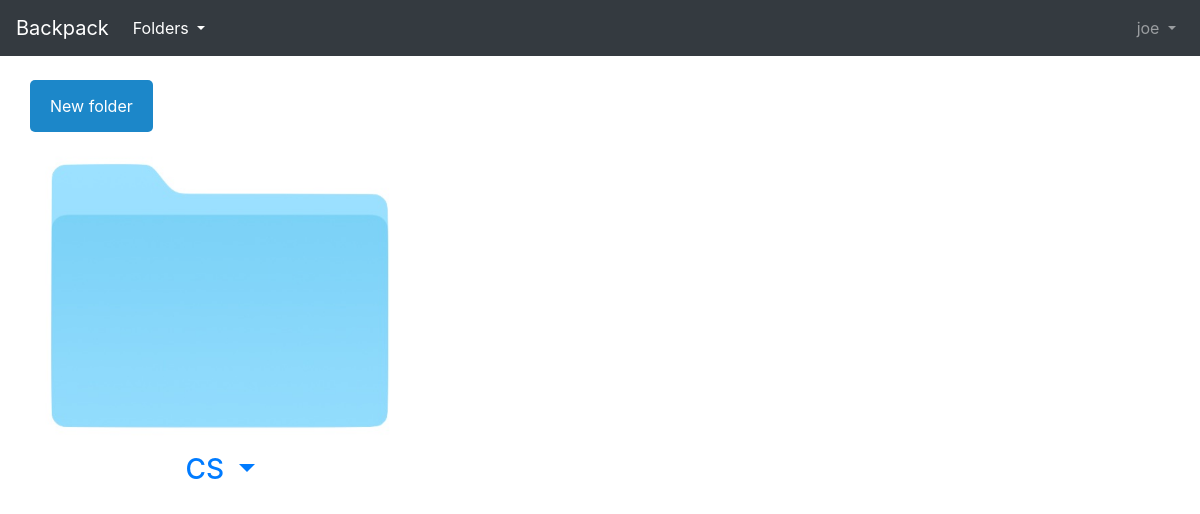
/docs/ (signed in), run on an earlier commit of the app's database.
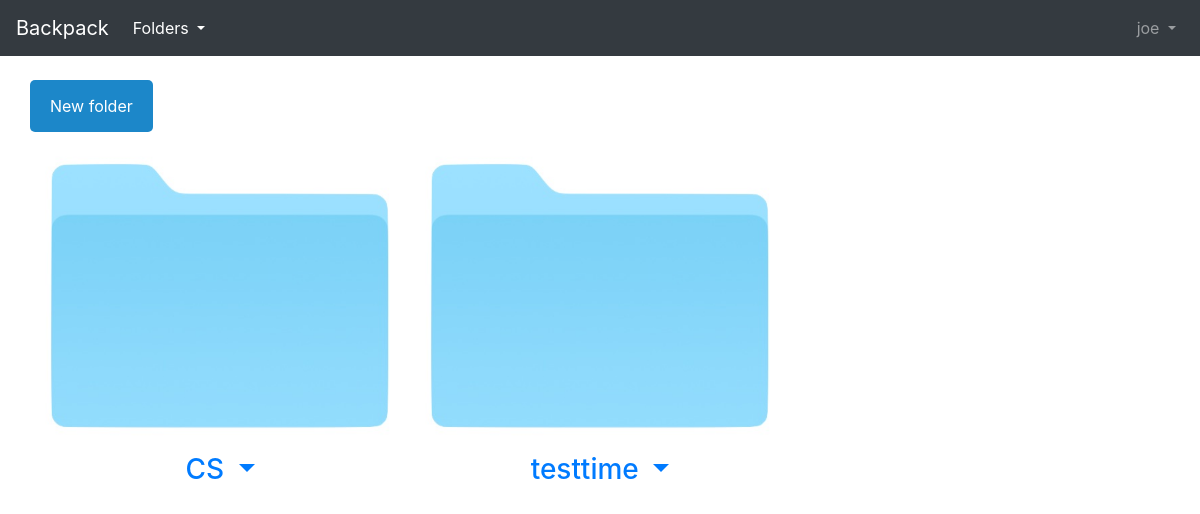
And on a later commit of the database.
### docs/models.py (models this page shows, shortened)
class Folder(models.Model):
    class Meta:
        constraints = [
            models.UniqueConstraint(fields=['title', 'user_owner'], name='unique_folder')
            ]
    id = models.AutoField(primary_key=True)
    title = models.CharField(max_length=100)
    description = models.CharField(max_length=512, blank=True)
    last_access = models.DateTimeField(default=timezone.now)
    user_owner = models.ForeignKey(
                        get_user_model(),
                        on_delete=models.CASCADE,
                                   )
    def __str__(self):
        return self.title

### docs/views.py (the view)
# urls.py: path('', FolderListView.as_view(), name='folders'),
class FolderListView(ListView):
    model = Folder
    template_name = 'folder_list.html'
    def get_queryset(self):
        if self.request.user.is_authenticated:
            qs = Folder.objects.filter(Q(user_owner=self.request.user))
            return qs
        else:
            return 0

### templates/context_processors.py (called while the page is built)
def include_login_form(request):
    from django.contrib.auth.forms import AuthenticationForm
    form = AuthenticationForm()
    return {'login_form': form}

### templates/template_tags/tags.py (called while the page is built)
@register.inclusion_tag("top3.html", takes_context=True)
def get_top3_folders(context):
    request = context['request']
    user = request.user
    queryset = Folder.objects.filter(user_owner = user).order_by('-last_access')[:3]
    return {"folder_queryset":queryset}

### templates/folder_list.html (shortened to what this page needs)
{% extends 'base.html' %}
{% load static %}
{% block content %}
<link rel="stylesheet" href="{% static 'forms.css' %}">
<div class="container">
  <div class="row">
      <button class='openButton' onclick = "openForm()">
        New folder
          </button>
  </div>
</div>
<br>
<div class="container">
  <div class="row">
{% for folder in object_list %}
    <div class="col-sm-4">
 <a href="{% url "doc_list" folder.title %}">
        <div class="panel-body"><img src="{% static 'folder_pic.jpg' %}" class="img-responsive" style="width:100%" alt="Image"></div>
        <h3 class="text-center my-3">{{folder.title}}
	<a  class="dropdown-toggle" href="#" id="folder_menu"
              data-toggle="dropdown" aria-haspopup="true"
              aria-expanded="false">
            </a>
		</a>
            </div>
    </div>
{% endfor %}
  </div>
</div><br>
{% endblock content %}

What changed in the data, as far as the page shows it:
added Folder: title "testtime"
